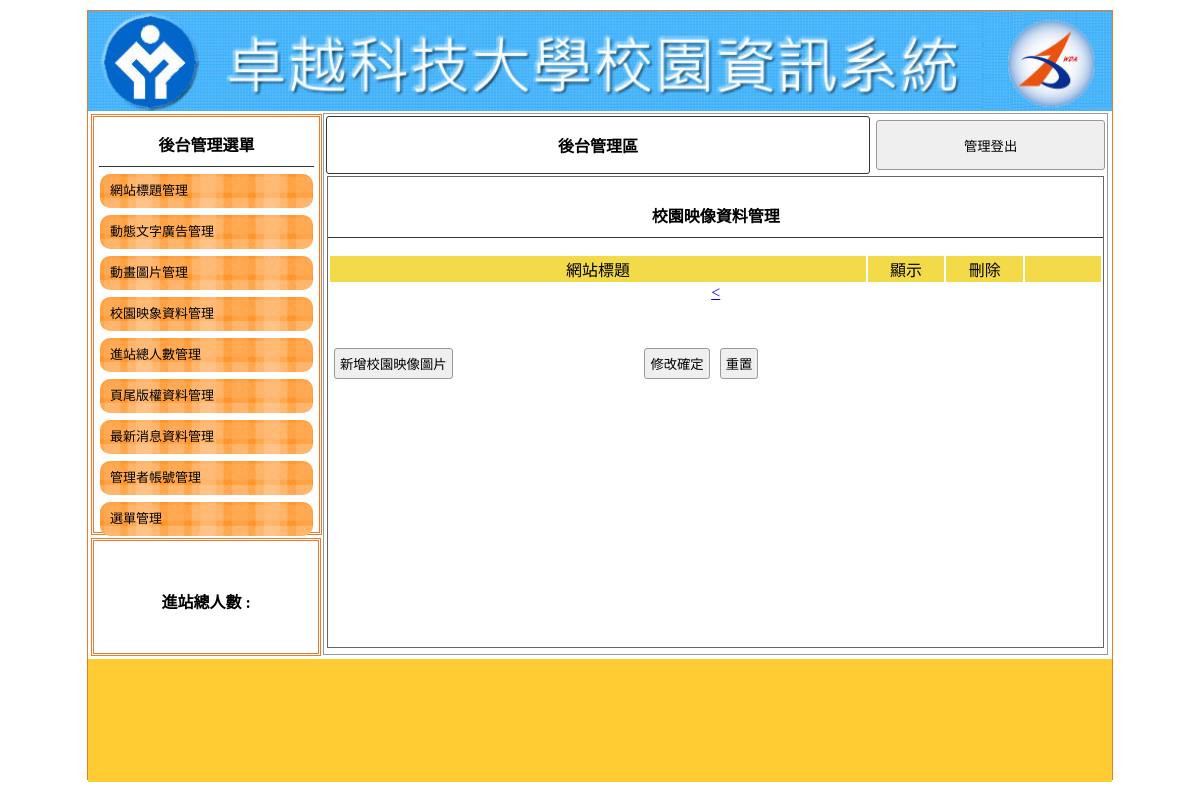
Page /admin.php?do=image&p=2 on the earlier database version.
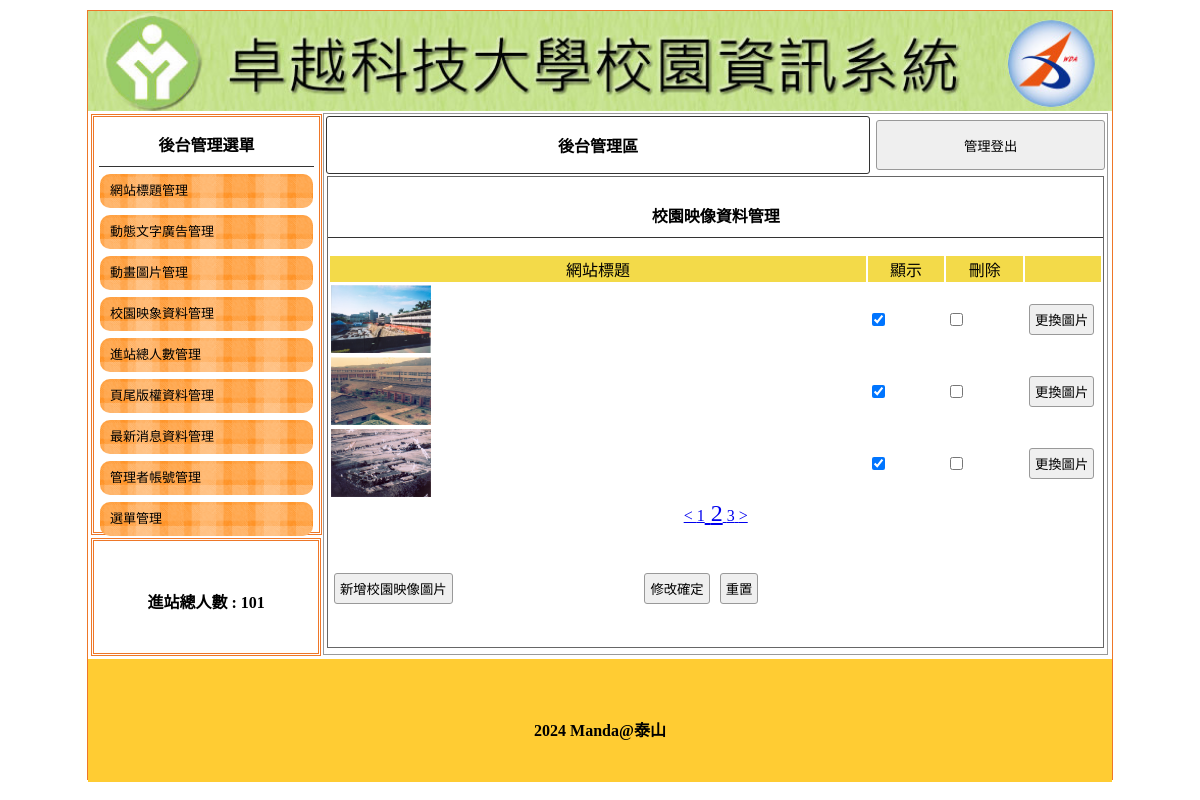
Same page on the later database version.
### tables this page shows
CREATE TABLE `titles` (
  `id` int(10) UNSIGNED NOT NULL,
  `img` text NOT NULL,
  `text` text NOT NULL,
  `sh` int(1) UNSIGNED NOT NULL DEFAULT 0
);

CREATE TABLE `total` (
  `id` int(10) UNSIGNED NOT NULL,
  `total` int(10) NOT NULL
);

CREATE TABLE `images` (
  `id` int(10) UNSIGNED NOT NULL,
  `img` text NOT NULL,
  `sh` int(1) UNSIGNED NOT NULL DEFAULT 1
);

CREATE TABLE `bottom` (
  `id` int(11) NOT NULL,
  `bottom` text NOT NULL
);

### api/db.php (called while the page is built, shortened)
<?php
class DB{
    protected $dsn="mysql:host=localhost;charset=utf8;dbname=db10";
    protected $pdo;
    protected $table;
    function __construct($table){
        $this->table=$table;
        $this->pdo=new PDO($this->dsn,'root','');
    }
    function all(...$arg){
        $sql="SELECT * FROM $this->table ";
        if(!empty($arg[0])){
            if(is_array($arg[0])){
                $where=$this->a2s($arg[0]);
                $sql=$sql . " WHERE ". join(" && ",$where);
            }else{
                $sql .= $arg[0];
            }
        }
        return $this->fetchAll($sql);
    }
    function find($id){
        $sql="SELECT * FROM $this->table ";
        if(is_array($id)){
            $where=$this->a2s($id);
            $sql=$sql . " WHERE ". join(" && ",$where);
        }else{
            $sql .= " WHERE `id`='$id' ";
        }
        return $this->fetchOne($sql);
    }
    function a2s($array){
        $tmp=[];
        foreach($array as $key => $value){
            $tmp[]="`$key`='$value'";
        }
        return $tmp;
    }
    function count($where=[]){
        return $this->math('count','*',$where);
    }
    protected function fetchOne($sql){
        return $this->pdo->query($sql)->fetch(PDO::FETCH_ASSOC);
    }
    protected function fetchAll($sql){
        return $this->pdo->query($sql)->fetchAll(PDO::FETCH_ASSOC);
    }
     protected function math($math,$col='id',$where=[]){
        $sql="SELECT $math($col) FROM $this->table";
        return $this->pdo->query($sql)->fetchColumn();
    }
}
$Title=new DB('titles');
$Image=new DB('images');
$Total=new DB('total');
$Bottom=new DB('bottom');

### admin.php (the view, shortened to what the changed rows need)
<?php include_once "api/db.php";?>
<!DOCTYPE html
    PUBLIC "-//W3C//DTD XHTML 1.0 Transitional//EN" "http://www.w3.org/TR/xhtml1/DTD/xhtml1-transitional.dtd">
<html xmlns="http://www.w3.org/1999/xhtml">
<head>
    <link href="./css/css.css" rel="stylesheet" type="text/css">
</head>
<body>
    <div id="main">
        <a title="<?=$Title->find(['sh'=>1])['text'];?>" href="index.php">
            <div class="ti" style="background:url('./upload/<?=$Title->find(['sh'=>1])['img'];?>'); background-size:cover;"></div>
        </a>
        <div id="ms">
            <div id="lf" style="float:left;">
                <div class="dbor" style="margin:3px; width:95%; height:20%; line-height:100px;">
                    <span class="t">進站總人數 :
                    <?=$Total->find(1)['total'];?></span>
                </div>
            </div>
            <?php
			$do=$_GET['do']??'title';
			$file="./backend/{$do}.php";
			if(file_exists($file)){
				include $file;
			}else{
				include "./backend/title.php";
			}
			?>
        </div>
        <div
            style="width:1024px; left:0px; position:relative; background:#FC3; margin-top:4px; height:123px; display:block;">
            <span class="t" style="line-height:123px;"><?=$Bottom->find(1)['bottom'];?></span>
        </div>
    </div>
</body>
</html>

### backend/image.php (shortened to what the changed rows need)
<div class="di"
    style="height:540px; border:#999 1px solid; width:76.5%; margin:2px 0px 0px 0px; float:left; position:relative; left:20px;">
    <?php include_once "logout.php"; ?>
    <div style="width:99%; height:87%; margin:auto; overflow:auto; border:#666 1px solid;">
        <form method="post" action="./api/edit.php">
            <table width="100%">
                <tbody>
                    <?php
                    $div=3;
                    $total=$Image->count();
                    $pages=ceil($total/$div);
                    $now=$_GET['p']??1;
                    $start=($now-1)*$div;
                    $rows=$Image->all(" limit $start,$div");
                    foreach($rows as $row){
                    ?>
                    <tr>
                        <td>
                            <img src="./upload/<?=$row['img'];?>" style="width:100px;height:68px;">
                        </td>
                        <td>
                            <input type="checkbox" name="sh[]" value="<?=$row['id'];?>" <?=($row['sh']==1)?'checked':'';?>>
                        </td>
                        <td>
                            <input type="checkbox" name="del[]" value="<?=$row['id'];?>">
                        </td>
                        <td>
                            <input type="button"
                                onclick="op('#cover','#cvr','./modal/upload_<?=$do;?>.php?id=<?=$row['id'];?>&table=<?=$do;?>')"
                                  value="更換圖片">
                        </td>
                    </tr>
                    <?php
                    }
                    ?>
                </tbody>
            </table>
            <div class="cent">
                <?php
                if($now>1){
                    $prev=$now-1;
                    echo "<a href='?do=$do&p={$prev}'> < </a>";
                }
                for($i=1;$i<=$pages;$i++){
                    $size=($i==$now)?"24px":"16px";
                    echo "<a href='?do=$do&p=$i' style='font-size:$size'> ";
                    echo $i;
                    echo "</a>";
                }
                if($now<$pages){
                    $next=$now+1;
                    echo "<a href='?do=$do&p=$next'> > </a>";
                }
                ?>
            </div>
        </form>
    </div>
</div>

Differences in the rows shown:
no longer on this page (row edited): titles: img (picture)
now on this page (row edited): titles: img (picture)
added total: total "101"
added images: img (picture), sh "☑"
added images: img (picture), sh "☑"
added images: img (picture), sh "☑"
added bottom: bottom "2024 Manda@泰山"
Other differences:
new list line: "1"
new list line: "2"
new list line: "3"
